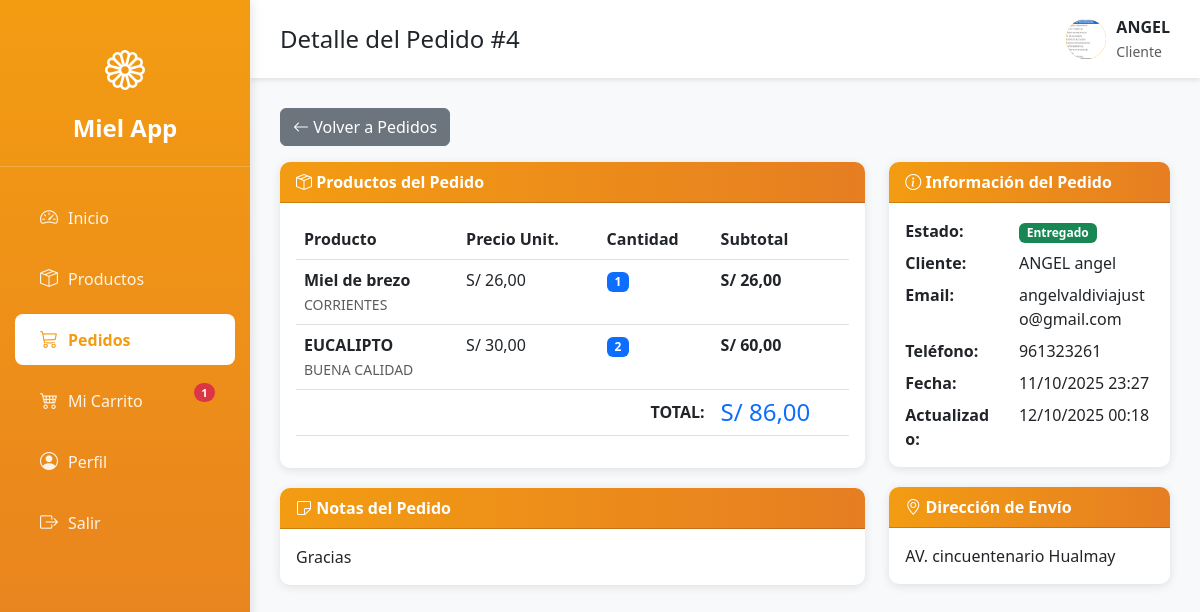
/pedidos/4/ (signed in), run on the app's committed database.
### mielapp/models.py (models this page shows, shortened)
class Usuario(AbstractUser):
    ROLES = (
        ('ADMIN', 'Administrador'),
        ('CLIENTE', 'Cliente'),
    )
    rol = models.CharField(max_length=10, choices=ROLES, default='CLIENTE')
    telefono = models.CharField(max_length=15, blank=True, null=True)
    direccion = models.TextField(blank=True, null=True)
    imagen = models.ImageField(upload_to='usuarios/', blank=True, null=True)
    fecha_registro = models.DateTimeField(auto_now_add=True)
    activo = models.BooleanField(default=True)
    class Meta:
        verbose_name = 'Usuario'
        verbose_name_plural = 'Usuarios'

class Pedido(models.Model):
    ESTADOS = (
        ('PENDIENTE', 'Pendiente'),
        ('PROCESANDO', 'Procesando'),
        ('ENVIADO', 'Enviado'),
        ('ENTREGADO', 'Entregado'),
        ('CANCELADO', 'Cancelado'),
    )
    cliente = models.ForeignKey(
        Usuario,
        on_delete=models.CASCADE,
        related_name='pedidos'
    )
    fecha_pedido = models.DateTimeField(auto_now_add=True)
    estado = models.CharField(max_length=15, choices=ESTADOS, default='PENDIENTE')
    total = models.DecimalField(
        max_digits=10,
        decimal_places=2,
        default=0
    )
    direccion_envio = models.TextField()
    notas = models.TextField(blank=True, null=True)
    fecha_actualizacion = models.DateTimeField(auto_now=True)
    class Meta:
        verbose_name = 'Pedido'
        verbose_name_plural = 'Pedidos'
        ordering = ['-fecha_pedido']

class DetallePedido(models.Model):
    pedido = models.ForeignKey(
        Pedido,
        on_delete=models.CASCADE,
        related_name='detalles'
    )
    producto = models.ForeignKey(
        Producto,
        on_delete=models.CASCADE
    )
    cantidad = models.IntegerField(
        validators=[MinValueValidator(1)]
    )
    precio_unitario = models.DecimalField(
        max_digits=10,
        decimal_places=2
    )
    class Meta:
        verbose_name = 'Detalle de Pedido'
        verbose_name_plural = 'Detalles de Pedidos'
    @property
    def subtotal(self):
        return self.cantidad * self.precio_unitario

class Producto(models.Model):
    nombre = models.CharField(max_length=200)
    descripcion = models.TextField()
    precio = models.DecimalField(
        max_digits=10,
        decimal_places=2,
        validators=[MinValueValidator(Decimal('0.01'))]
    )
    stock = models.IntegerField(
        default=0,
        validators=[MinValueValidator(0)]
    )
    categoria = models.ForeignKey(
        Categoria,
        on_delete=models.SET_NULL,
        null=True,
        related_name='productos'
    )
    imagen = models.ImageField(upload_to='productos/', blank=True, null=True)
    activo = models.BooleanField(default=True)
    fecha_creacion = models.DateTimeField(auto_now_add=True)
    fecha_actualizacion = models.DateTimeField(auto_now=True)
    class Meta:
        verbose_name = 'Producto'
        verbose_name_plural = 'Productos'
        ordering = ['-fecha_creacion']

class Categoria(models.Model):
    nombre = models.CharField(max_length=100, unique=True)
    descripcion = models.TextField(blank=True, null=True)
    fecha_creacion = models.DateTimeField(auto_now_add=True)
    class Meta:
        verbose_name = 'Categoría'
        verbose_name_plural = 'Categorías'
        ordering = ['nombre']

### mielapp/views.py (the view)
# urls.py: path('pedidos/<int:pk>/', views.detalle_pedido_view, name='detalle_pedido'),
@login_required
def detalle_pedido_view(request, pk):
    if request.user.rol == 'ADMIN':
        pedido = get_object_or_404(Pedido, pk=pk)
    else:
        pedido = get_object_or_404(Pedido, pk=pk, cliente=request.user)
    detalles = pedido.detalles.select_related('producto').all()
    context = {
        'pedido': pedido,
        'detalles': detalles
    }
    return render(request, 'mielapp/detalle_pedido.html', context)

### mielapp/templates/mielapp/detalle_pedido.html (shortened to what this page needs)
{% extends 'mielapp/base.html' %}
{% block page_title %}Detalle del Pedido #{{ pedido.id }}{% endblock %}
{% block content %}
<div class="row mb-3">
    <div class="col-12">
        <a href="{% url 'pedidos' %}" class="btn btn-secondary">
            <i class="bi bi-arrow-left"></i> Volver a Pedidos
        </a>
    </div>
</div>
<div class="row">
    <div class="col-lg-8">
        <div class="card">
            <div class="card-header">
                <i class="bi bi-box-seam"></i> Productos del Pedido
            </div>
            <div class="card-body">
                <div class="table-responsive">
                    <table class="table table-hover">
                        <thead>
                            <tr>
                                <th>Producto</th>
                                <th>Precio Unit.</th>
                                <th>Cantidad</th>
                                <th>Subtotal</th>
                            </tr>
                        </thead>
                        <tbody>
                            {% for detalle in detalles %}
                            <tr>
                                <td>
                                    <strong>{{ detalle.producto.nombre }}</strong>
                                    {% if detalle.producto.categoria %}
                                    <br><small class="text-muted">{{ detalle.producto.categoria.nombre }}</small>
                                    {% endif %}
                                </td>
                                <td>S/ {{ detalle.precio_unitario }}</td>
                                <td><span class="badge bg-primary">{{ detalle.cantidad }}</span></td>
                                <td><strong>S/ {{ detalle.subtotal }}</strong></td>
                            </tr>
                            {% empty %}
                            <tr>
                                <td colspan="4" class="text-center text-muted">No hay productos en este pedido</td>
                            </tr>
                            {% endfor %}
                        </tbody>
                        <tfoot>
                            <tr>
                                <td colspan="3" class="text-end"><strong>TOTAL:</strong></td>
                                <td><h4 class="mb-0 text-primary">S/ {{ pedido.total }}</h4></td>
                            </tr>
                        </tfoot>
                    </table>
                </div>
            </div>
        </div>
        {% if pedido.notas %}
        <div class="card mt-3">
            <div class="card-header">
                <i class="bi bi-sticky"></i> Notas del Pedido
            </div>
            <div class="card-body">
                <p class="mb-0">{{ pedido.notas }}</p>
            </div>
        </div>
        {% endif %}
    </div>
    <div class="col-lg-4">
        <div class="card">
            <div class="card-header">
                <i class="bi bi-info-circle"></i> Información del Pedido
            </div>
            <div class="card-body">
                <dl class="row mb-0">
                    <dt class="col-sm-5">Estado:</dt>
                    <dd class="col-sm-7">
                        <span class="badge bg-{% if pedido.estado == 'ENTREGADO' %}success{% elif pedido.estado == 'CANCELADO' %}danger{% elif pedido.estado == 'PENDIENTE' %}warning{% else %}info{% endif %}">
                            {{ pedido.get_estado_display }}
                        </span>
                    </dd>
                    <dt class="col-sm-5">Cliente:</dt>
                    <dd class="col-sm-7">
                        {% if user.rol == 'ADMIN' %}
                        <a href="{% url 'detalle_cliente' pedido.cliente.id %}">
                            {{ pedido.cliente.get_full_name|default:pedido.cliente.username }}
                        </a>
                        {% else %}
                        {{ pedido.cliente.get_full_name|default:pedido.cliente.username }}
                        {% endif %}
                    </dd>
                    <dt class="col-sm-5">Email:</dt>
                    <dd class="col-sm-7">{{ pedido.cliente.email }}</dd>
                    <dt class="col-sm-5">Teléfono:</dt>
                    <dd class="col-sm-7">{{ pedido.cliente.telefono|default:"No especificado" }}</dd>
                    <dt class="col-sm-5">Fecha:</dt>
                    <dd class="col-sm-7">{{ pedido.fecha_pedido|date:"d/m/Y H:i" }}</dd>
                    <dt class="col-sm-5">Actualizado:</dt>
                    <dd class="col-sm-7">{{ pedido.fecha_actualizacion|date:"d/m/Y H:i" }}</dd>
                </dl>
            </div>
        </div>
        <div class="card mt-3">
            <div class="card-header">
                <i class="bi bi-geo-alt"></i> Dirección de Envío
            </div>
            <div class="card-body">
                <p class="mb-0">{{ pedido.direccion_envio }}</p>
            </div>
        </div>
    </div>
</div>
{% endblock %}

### mielapp/templates/mielapp/base.html (shortened to what this page needs)
<!DOCTYPE html>
<html lang="es">
<head>
    <link href="https://cdn.jsdelivr.net/npm/bootstrap@5.3.0/dist/css/bootstrap.min.css" rel="stylesheet">
    <link rel="stylesheet" href="https://cdn.jsdelivr.net/npm/bootstrap-icons@1.10.0/font/bootstrap-icons.css">
</head>
<body>
    {% if user.is_authenticated %}
    <div class="sidebar">
        <div class="logo">
            <i class="bi bi-flower1"></i>
            <span>Miel App</span>
        </div>
        <nav class="nav flex-column">
            <a class="nav-link {% if request.resolver_match.url_name == 'home' %}active{% endif %}" href="{% url 'home' %}">
                <i class="bi bi-speedometer2"></i>
                <span>Inicio</span>
            </a>
            <a class="nav-link {% if 'productos' in request.path %}active{% endif %}" href="{% url 'productos' %}">
                <i class="bi bi-box-seam"></i>
                <span>Productos</span>
            </a>
            <a class="nav-link {% if 'pedidos' in request.path %}active{% endif %}" href="{% url 'pedidos' %}">
                <i class="bi bi-cart3"></i>
                <span>Pedidos</span>
            </a>
            {% if user.rol == 'CLIENTE' %}
            <a class="nav-link {% if 'carrito' in request.path %}active{% endif %}" href="{% url 'ver_carrito' %}" style="position: relative;">
                <i class="bi bi-cart4"></i>
                <span>Mi Carrito</span>
                {% if user.carrito.count > 0 %}
                <span class="badge bg-danger rounded-pill" style="position: absolute; top: 8px; right: 20px; font-size: 0.7rem;">
                    {{ user.carrito.count }}
                </span>
                {% endif %}
            </a>
            {% endif %}
            <a class="nav-link {% if 'perfil' in request.path %}active{% endif %}" href="{% url 'perfil' %}">
                <i class="bi bi-person-circle"></i>
                <span>Perfil</span>
            </a>
            <a class="nav-link" href="{% url 'logout' %}">
                <i class="bi bi-box-arrow-right"></i>
                <span>Salir</span>
            </a>
        </nav>
    </div>
    <div class="main-content">
        <div class="top-navbar">
            <h4 class="mb-0">{% block page_title %}Dashboard{% endblock %}</h4>
            <div class="user-info">
                <div class="user-avatar">
                    {% if user.imagen %}
                    <img src="{{ user.imagen.url }}" alt="{{ user.username }}" style="width:100%; height:100%; border-radius:50%; object-fit:cover;">
                    {% else %}
                    {{ user.username|first|upper }}
                    {% endif %}
                </div>
                <div>
                    <div style="font-weight:bold;">{{ user.first_name|default:user.username }}</div>
                    <small class="text-muted">{{ user.get_rol_display }}</small>
                </div>
            </div>
        </div>
        <div class="content-wrapper">
            {% block content %}{% endblock %}
        </div>
    </div>
    {% endif %}
</body>
</html>

### mielapp/templates/mielapp/base.html (style rules this page uses)
:root { --sidebar-width: 250px; --primary-color: #f39c12; --secondary-color: #e67e22; --dark-color: #2c3e50; }
body { font-family: 'Segoe UI', Tahoma, Geneva, Verdana, sans-serif; }
.sidebar { position: fixed; top: 0; left: 0; height: 100vh; width: var(--sidebar-width); background: linear-gradient(180deg, var(--primary-color) 0%, var(--secondary-color) 100%); padding: 20px 0; box-shadow: 2px 0 10px rgba(0,0,0,0.1); overflow-y: auto; z-index: 1000; }
.sidebar .logo { text-align: center; padding: 20px; color: white; font-size: 24px; font-weight: bold; border-bottom: 1px solid rgba(255,255,255,0.2); margin-bottom: 20px; }
.sidebar .logo i { font-size: 40px; display: block; margin-bottom: 10px; }
.sidebar .nav-link { color: rgba(255,255,255,0.9); padding: 12px 25px; margin: 5px 15px; border-radius: 8px; transition: all 0.3s; display: flex; align-items: center; }
.sidebar .nav-link i { margin-right: 10px; font-size: 18px; }
.sidebar .nav-link.active { background: white; color: var(--primary-color); font-weight: bold; }
.main-content { margin-left: var(--sidebar-width); min-height: 100vh; background: #f8f9fa; }
.top-navbar { background: white; padding: 15px 30px; box-shadow: 0 2px 5px rgba(0,0,0,0.1); display: flex; justify-content: space-between; align-items: center; }
.user-info { display: flex; align-items: center; gap: 10px; }
.user-avatar { width: 40px; height: 40px; border-radius: 50%; background: var(--primary-color); display: flex; align-items: center; justify-content: center; color: white; font-weight: bold; }
.content-wrapper { padding: 30px; }
.card { border: none; border-radius: 10px; box-shadow: 0 2px 10px rgba(0,0,0,0.1); margin-bottom: 20px; }
.card-header { background: linear-gradient(90deg, var(--primary-color), var(--secondary-color)); color: white; border-radius: 10px 10px 0 0 !important; font-weight: bold; }

### data on the page
Usuario: carrito.count "1", imagen (picture), first_name "ANGEL", rol "Cliente"
Pedido: id "4", total "86,00", notas "Gracias", estado "Entregado", cliente.get_full_name "ANGEL angel", cliente.email "angelvaldiviajusto@gmail.com", cliente.telefono "961323261", fecha_pedido "11/10/2025 23:27", fecha_actualizacion "12/10/2025 00:18", direccion_envio "AV. cincuentenario Hualmay"
DetallePedido: producto.nombre "Miel de brezo", producto.categoria.nombre "CORRIENTES", precio_unitario "26,00", cantidad "1", subtotal "26,00"
DetallePedido: producto.nombre "EUCALIPTO", producto.categoria.nombre "BUENA CALIDAD", precio_unitario "30,00", cantidad "2", subtotal "60,00"
